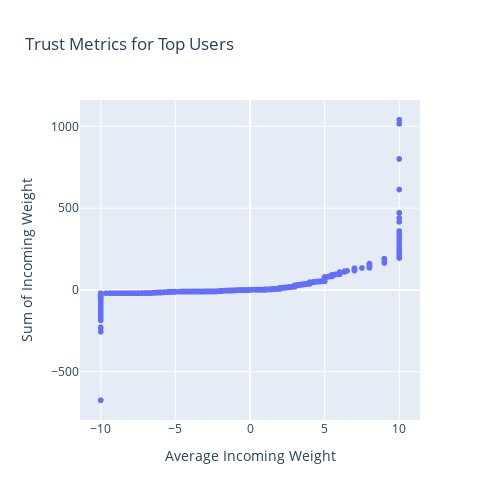

The cell this chart's notebook holds for it:
### Markdown cell above
## 4.2 Interpreting and Explaining Model Predictions for Stakeholders

### 4.2.1 Understanding Model Outputs
- In a weighted signed network, model predictions might include:
  - Predicted trust score for a user or an edge
  - Risk/fraud likelihood scores for specific users

### 4.2.2 Visual Interpretation of Trust vs. Distrust
- Color edges by negative or positive weight
- Focus on clusters of strongly positive or negative relationships

### 4.2.3 Explaining Results to Different Audiences
- **Technical**: Detailed metrics, confidence intervals, reproducibility steps
- **Non-technical**: Focus on the "big picture" (e.g., how many suspicious users found)

### 4.2.4 Real-Life Examples: Bitcoin OTC Network
- Some users consistently rated at +10 by many peers → highly trusted
- Others might have multiple negative edges → potential risk/fraud

**Practice Activity**:  
- "Try to accomplish X by writing code that calculates the top 10 most trusted users (based on average incoming edge weight)."

### Code cell
# CODE CELL: Compute and Display Top 10 Most Trusted Users

# Partial Starter Code
import statistics
import pandas as pd

def top_trusted_users(graph):
    # Calculate average incoming edge weight for each node
    avg_incoming = {}
    sum_incoming = {}
    for node in graph.nodes():
        in_edges = graph.in_edges(node, data=True)
        weights = [data["weight"] for (_, _, data) in in_edges]
        if weights:
            avg_incoming[node] = statistics.mean(weights)
            sum_incoming[node] = sum(weights)
        else:
            avg_incoming[node] = 0  # no incoming edges means no rating
            sum_incoming[node] = 0


    # Sort by average rating
    sorted_users = sorted(avg_incoming.items(), key=lambda x: x[1], reverse=True)
    sorted_users_sum = sorted(sum_incoming.items(), key=lambda x: x[1], reverse=True)
    users = [x[0] for x in sorted_users]
    ret = pd.DataFrame(
        {
            'avg_incoming': [x[1] for x in sorted_users],
            'sum_incoming': [x[1] for x in sorted_users_sum],
        },
        index=users,
    )
    return ret

df_trust = top_trusted_users(G).sort_values(by='avg_incoming', ascending=False)
fig = px.scatter(
    df_trust,
    height=500,
    width=500,
    x="avg_incoming",
    y="sum_incoming",
    title="Trust Metrics for Top Users",
    labels={
        "avg_incoming": "Average Incoming Weight",
        "sum_incoming": "Sum of Incoming Weight",
    },
)

fig.update_traces(marker=dict(size=6))
fig.show()
print(df_trust.head())

### Figure 1 — Plotly figure (JSON) as saved in the notebook; plotly's stock layout.template omitted (floating-point values rounded to 4 significant figures; data arrays with more than 128 entries replaced by an {"elided": "..."} marker saying what was removed)
{"data": [{"hovertemplate": "Average Incoming Weight=%{x}<br>Sum of Incoming Weight=%{y}<extra></extra>", "legendgroup": "", "marker": {"color": "#636efa", "size": 6, "symbol": "circle"}, "mode": "markers", "name": "", "showlegend": false, "type": "scattergl", "x": {"elided": "5881 float values"}, "xaxis": "x", "y": {"elided": "5881 float values"}, "yaxis": "y"}], "layout": {"height": 500, "legend": {"tracegroupgap": 0}, "title": {"text": "Trust Metrics for Top Users"}, "width": 500, "xaxis": {"anchor": "y", "domain": [0, 1], "title": {"text": "Average Incoming Weight"}}, "yaxis": {"anchor": "x", "domain": [0, 1], "title": {"text": "Sum of Incoming Weight"}}}}
